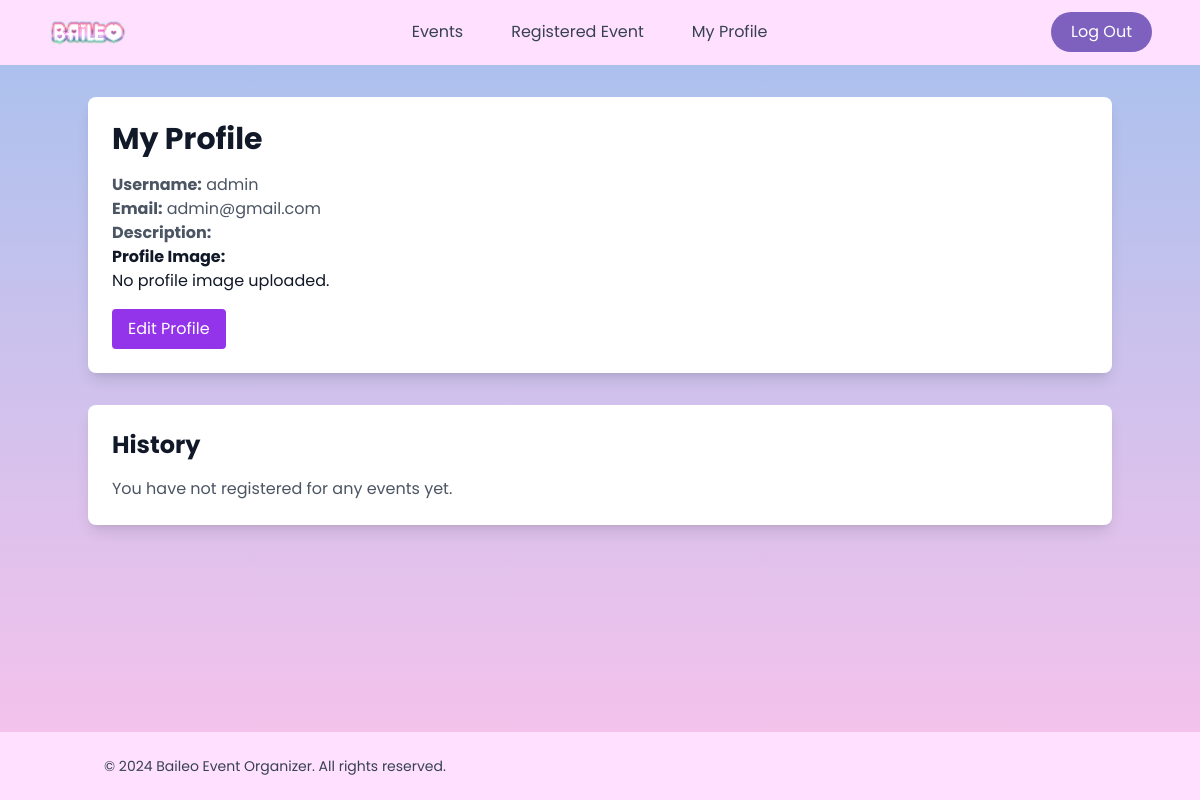
Before: /profile.php (signed in) with the older database file.
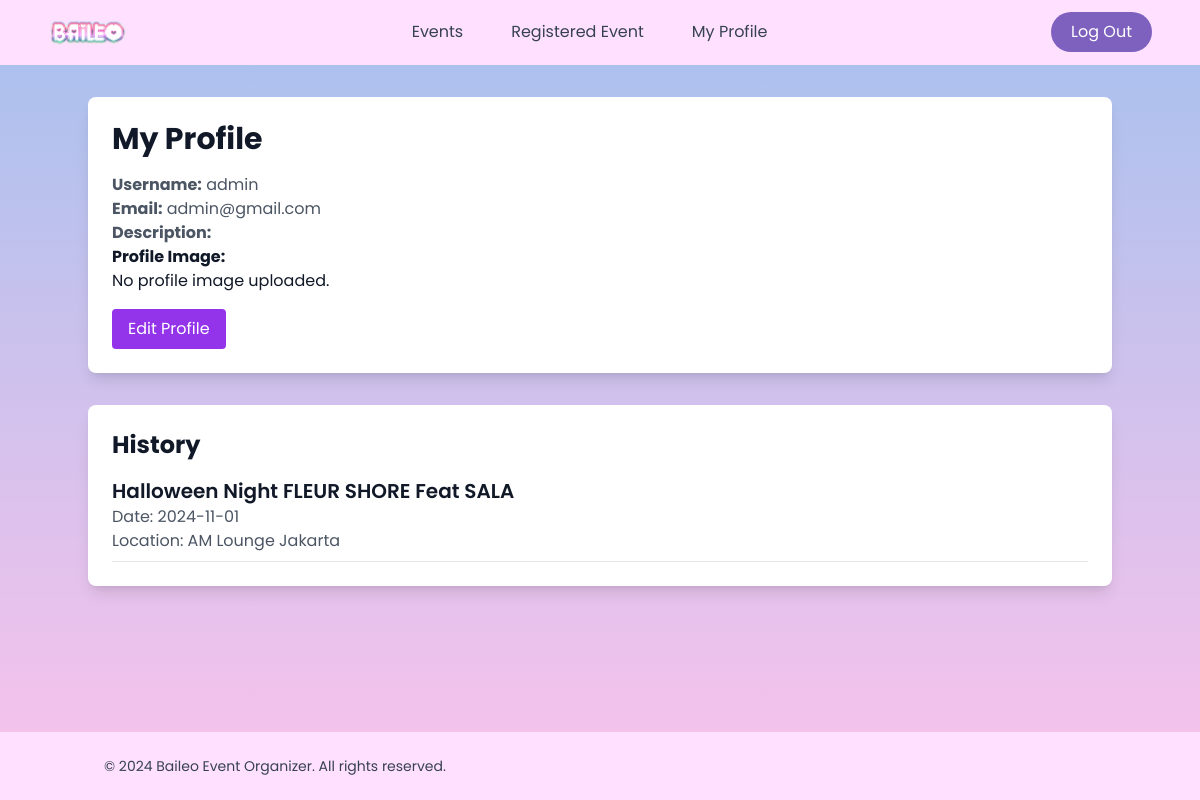
After: the same page with the newer database file.
### tables this page shows
CREATE TABLE `users` (
  `id` int(11) NOT NULL,
  `username` varchar(20) NOT NULL,
  `password` varchar(70) NOT NULL,
  `usertype` varchar(50) NOT NULL DEFAULT 'user',
  `email` varchar(50) DEFAULT NULL,
  `description` varchar(255) DEFAULT NULL,
  `image` varchar(255) DEFAULT NULL
);

CREATE TABLE `events` (
  `id` int(11) NOT NULL,
  `name` varchar(255) NOT NULL,
  `date` date NOT NULL,
  `time` time DEFAULT NULL,
  `location` varchar(255) NOT NULL,
  `description` text DEFAULT NULL,
  `max_participants` int(11) NOT NULL,
  `image_path` varchar(255) DEFAULT NULL,
  `banner_path` varchar(255) DEFAULT NULL,
  `status` enum('open','closed','canceled') DEFAULT 'open',
  `details` text DEFAULT NULL,
  `location_details` varchar(255) DEFAULT NULL
);

### profile.php (the view, shortened to what this page needs)
<?php
include 'koneksi.php';
$user_id = $_SESSION['user_id'];
$query = "SELECT * FROM users WHERE id = $user_id";
$result = $conn->query($query);
$user = $result->fetch_assoc();
$events_query = "
    SELECT events.name, events.date, events.location
    FROM registrations
    JOIN events ON registrations.event_id = events.id
    WHERE registrations.user_id = $user_id";
$events_result = $conn->query($events_query);
?>
<!DOCTYPE html>
<html lang="en">
<head>
    <script src="https://cdn.tailwindcss.com"></script>
</head>
<body class="font-[Poppins] bg-gradient-to-t from-[#fbc2eb] to-[#a6c1ee] min-h-screen text-gray-900 flex flex-col">
    <header class="bg-[#FFE1FF] py-3">
        <nav class="flex justify-between items-center w-[92%] mx-auto">
            <div>
                <img class="w-20" src="assets/baileo3.png" alt="...">
            </div>
            <div class="nav-links duration-500 md:static absolute bg-[#FFE1FF] md:min-h-fit min-h-[60vh] left-0 top-[-100%] md:w-auto w-full flex items-center px-5">
                <ul class="flex md:flex-row flex-col md:items-center md:gap-[4vw] gap-8">
                    <li>
                        <a class="text-gray-700 hover:text-pink-900 transition duration-100 ease-in-out" href="index.php">Events</a>
                    </li>
                    <li>
                        <a class="text-gray-700 hover:text-pink-900 transition duration-100 ease-in-out" href="registered_events.php">Registered Event</a>
                    </li>
                    <li>
                        <a class="text-gray-700 hover:text-pink-900 transition duration-100 ease-in-out" href="profile.php">My Profile</a>
                    </li>
                </ul>
            </div>
            <div class="flex items-center gap-6">
                <a href="logout.php" class="bg-[#7E60BF] text-white px-5 py-2 rounded-full hover:bg-[#CDC1FF]">Log Out</a>
            </div>
    </header>
<div class="container mx-auto mt-8">
    <div class="bg-white rounded-lg shadow-lg p-6">
        <h1 class="text-3xl font-bold mb-4">My Profile</h1>
        <h3 class="text-gray-600"><strong>Username:</strong> <?php echo $user['username']; ?></h3>
        <p class="text-gray-600"><strong>Email:</strong> <?php echo $user['email']; ?></p>
        <p class="text-gray-600"><strong>Description: </strong> <?php echo htmlspecialchars($user['description']); ?></p>
    <p>
        <strong>Profile Image:</strong> <br>
        <?php if ($user['image']): ?>
            <img src="<?php echo htmlspecialchars($user['image']); ?>" alt="Profile Image" width="150">
        <?php else: ?>
            No profile image uploaded.
        <?php endif; ?>
    </p>
        <a href="edit_profile.php" class="mt-4 inline-block bg-purple-600 text-white py-2 px-4 rounded">Edit Profile</a>
    </div>
    <div class="bg-white rounded-lg shadow-lg p-6 mt-8">
        <h2 class="text-2xl font-bold mb-4">History</h2>
        <?php if ($events_result->num_rows > 0): ?>
            <ul class="space-y-4">
                <?php while($event = $events_result->fetch_assoc()): ?>
                    <li class="border-b pb-2">
                        <h3 class="text-xl font-semibold"><?php echo $event['name']; ?></h3>
                        <p class="text-gray-600">Date: <?php echo $event['date']; ?></p>
                        <p class="text-gray-600">Location: <?php echo $event['location']; ?></p>
                    </li>
                <?php endwhile; ?>
            </ul>
        <?php else: ?>
            <p class="text-gray-600">You have not registered for any events yet.</p>
        <?php endif; ?>
    </div>
</div>
<div class="flex-col space-y-1 mt-5">
        </div>
    <footer class="bg-[#FFE1FF] text-gray-700 py-6 mt-auto">
        <div class="container mx-auto px-4">
            <div class="flex flex-col md:flex-row justify-between items-center">
                <div class="text-center md:text-left">
                    <p class="text-sm">&copy; <?php echo date("Y"); ?> Baileo Event Organizer. All rights reserved.</p>
                </div>
            </div>
        </div>
    </footer>
</body>
</html>

Changed rows visible on the page:
added events: name "Halloween Night FLEUR SHORE Feat SALA", date "2024-11-01", location "AM Lounge Jakarta"
Other visible differences:
text no longer shown: "You have not registered for any events yet."
